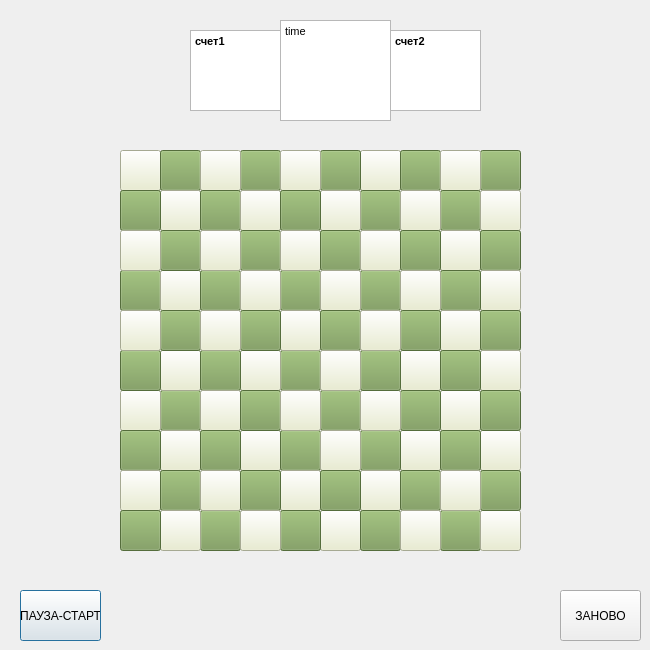
<?xml version="1.0" encoding="UTF-8"?>
<ui version="4.0">
 <class>Dialog</class>
 <widget class="QDialog" name="Dialog">
  <property name="geometry">
   <rect>
    <x>0</x>
    <y>0</y>
    <width>650</width>
    <height>650</height>
   </rect>
  </property>
  <property name="windowTitle">
   <string>Dialog</string>
  </property>
  <widget class="QTextBrowser" name="textBrowser">
   <property name="geometry">
    <rect>
     <x>190</x>
     <y>30</y>
     <width>91</width>
     <height>81</height>
    </rect>
   </property>
   <property name="html">
    <string>&lt;!DOCTYPE HTML PUBLIC &quot;-//W3C//DTD HTML 4.0//EN&quot; &quot;http://www.w3.org/TR/REC-html40/strict.dtd&quot;&gt;
&lt;html&gt;&lt;head&gt;&lt;meta name=&quot;qrichtext&quot; content=&quot;1&quot; /&gt;&lt;style type=&quot;text/css&quot;&gt;
p, li { white-space: pre-wrap; }
&lt;/style&gt;&lt;/head&gt;&lt;body style=&quot; font-family:'MS Shell Dlg 2'; font-size:7.875pt; font-weight:400; font-style:normal;&quot;&gt;
&lt;p style=&quot; margin-top:0px; margin-bottom:0px; margin-left:0px; margin-right:0px; -qt-block-indent:0; text-indent:0px;&quot;&gt;&lt;span style=&quot; font-weight:600;&quot;&gt;счет1&lt;/span&gt;&lt;/p&gt;&lt;/body&gt;&lt;/html&gt;</string>
   </property>
  </widget>
  <widget class="QTextBrowser" name="textBrowser_3">
   <property name="geometry">
    <rect>
     <x>280</x>
     <y>20</y>
     <width>111</width>
     <height>101</height>
    </rect>
   </property>
   <property name="html">
    <string>&lt;!DOCTYPE HTML PUBLIC &quot;-//W3C//DTD HTML 4.0//EN&quot; &quot;http://www.w3.org/TR/REC-html40/strict.dtd&quot;&gt;
&lt;html&gt;&lt;head&gt;&lt;meta name=&quot;qrichtext&quot; content=&quot;1&quot; /&gt;&lt;style type=&quot;text/css&quot;&gt;
p, li { white-space: pre-wrap; }
&lt;/style&gt;&lt;/head&gt;&lt;body style=&quot; font-family:'MS Shell Dlg 2'; font-size:7.875pt; font-weight:400; font-style:normal;&quot;&gt;
&lt;p style=&quot; margin-top:0px; margin-bottom:0px; margin-left:0px; margin-right:0px; -qt-block-indent:0; text-indent:0px;&quot;&gt;time&lt;/p&gt;&lt;/body&gt;&lt;/html&gt;</string>
   </property>
  </widget>
  <widget class="QTextBrowser" name="textBrowser_2">
   <property name="geometry">
    <rect>
     <x>390</x>
     <y>30</y>
     <width>91</width>
     <height>81</height>
    </rect>
   </property>
   <property name="html">
    <string>&lt;!DOCTYPE HTML PUBLIC &quot;-//W3C//DTD HTML 4.0//EN&quot; &quot;http://www.w3.org/TR/REC-html40/strict.dtd&quot;&gt;
&lt;html&gt;&lt;head&gt;&lt;meta name=&quot;qrichtext&quot; content=&quot;1&quot; /&gt;&lt;style type=&quot;text/css&quot;&gt;
p, li { white-space: pre-wrap; }
&lt;/style&gt;&lt;/head&gt;&lt;body style=&quot; font-family:'MS Shell Dlg 2'; font-size:7.875pt; font-weight:400; font-style:normal;&quot;&gt;
&lt;p style=&quot; margin-top:0px; margin-bottom:0px; margin-left:0px; margin-right:0px; -qt-block-indent:0; text-indent:0px;&quot;&gt;&lt;span style=&quot; font-weight:600;&quot;&gt;счет2&lt;/span&gt;&lt;/p&gt;
&lt;p style=&quot;-qt-paragraph-type:empty; margin-top:0px; margin-bottom:0px; margin-left:0px; margin-right:0px; -qt-block-indent:0; text-indent:0px; font-weight:600;&quot;&gt;&lt;br /&gt;&lt;/p&gt;&lt;/body&gt;&lt;/html&gt;</string>
   </property>
  </widget>
  <widget class="QPushButton" name="pushButton_3">
   <property name="geometry">
    <rect>
     <x>20</x>
     <y>590</y>
     <width>81</width>
     <height>51</height>
    </rect>
   </property>
   <property name="text">
    <string>ПАУЗА-СТАРТ</string>
   </property>
  </widget>
  <widget class="QPushButton" name="pushButton_4">
   <property name="geometry">
    <rect>
     <x>560</x>
     <y>590</y>
     <width>81</width>
     <height>51</height>
    </rect>
   </property>
   <property name="text">
    <string>ЗАНОВО</string>
   </property>
  </widget>
  <widget class="QPushButton" name="a1">
   <property name="geometry">
    <rect>
     <x>120</x>
     <y>150</y>
     <width>41</width>
     <height>41</height>
    </rect>
   </property>
   <property name="styleSheet">
    <string notr="true">background-color: rgb(233, 237, 204);</string>
   </property>
   <property name="text">
    <string/>
   </property>
  </widget>
  <widget class="QPushButton" name="a2">
   <property name="geometry">
    <rect>
     <x>160</x>
     <y>150</y>
     <width>41</width>
     <height>41</height>
    </rect>
   </property>
   <property name="styleSheet">
    <string notr="true">background-color: rgb(119, 153, 84);
</string>
   </property>
   <property name="text">
    <string/>
   </property>
  </widget>
  <widget class="QPushButton" name="a4">
   <property name="geometry">
    <rect>
     <x>240</x>
     <y>150</y>
     <width>41</width>
     <height>41</height>
    </rect>
   </property>
   <property name="styleSheet">
    <string notr="true">background-color: rgb(119, 153, 84);
</string>
   </property>
   <property name="text">
    <string/>
   </property>
  </widget>
  <widget class="QPushButton" name="a3">
   <property name="geometry">
    <rect>
     <x>200</x>
     <y>150</y>
     <width>41</width>
     <height>41</height>
    </rect>
   </property>
   <property name="styleSheet">
    <string notr="true">background-color: rgb(233, 237, 204);</string>
   </property>
   <property name="text">
    <string/>
   </property>
  </widget>
  <widget class="QPushButton" name="a7">
   <property name="geometry">
    <rect>
     <x>360</x>
     <y>150</y>
     <width>41</width>
     <height>41</height>
    </rect>
   </property>
   <property name="styleSheet">
    <string notr="true">background-color: rgb(233, 237, 204);</string>
   </property>
   <property name="text">
    <string/>
   </property>
  </widget>
  <widget class="QPushButton" name="a8">
   <property name="geometry">
    <rect>
     <x>400</x>
     <y>150</y>
     <width>41</width>
     <height>41</height>
    </rect>
   </property>
   <property name="styleSheet">
    <string notr="true">background-color: rgb(119, 153, 84);
</string>
   </property>
   <property name="text">
    <string/>
   </property>
  </widget>
  <widget class="QPushButton" name="a6">
   <property name="geometry">
    <rect>
     <x>320</x>
     <y>150</y>
     <width>41</width>
     <height>41</height>
    </rect>
   </property>
   <property name="styleSheet">
    <string notr="true">background-color: rgb(119, 153, 84);
</string>
   </property>
   <property name="text">
    <string/>
   </property>
  </widget>
  <widget class="QPushButton" name="a5">
   <property name="geometry">
    <rect>
     <x>280</x>
     <y>150</y>
     <width>41</width>
     <height>41</height>
    </rect>
   </property>
   <property name="styleSheet">
    <string notr="true">background-color: rgb(233, 237, 204);</string>
   </property>
   <property name="text">
    <string/>
   </property>
  </widget>
  <widget class="QPushButton" name="a10">
   <property name="geometry">
    <rect>
     <x>480</x>
     <y>150</y>
     <width>41</width>
     <height>41</height>
    </rect>
   </property>
   <property name="styleSheet">
    <string notr="true">background-color: rgb(119, 153, 84);
</string>
   </property>
   <property name="text">
    <string/>
   </property>
  </widget>
  <widget class="QPushButton" name="a9">
   <property name="geometry">
    <rect>
     <x>440</x>
     <y>150</y>
     <width>41</width>
     <height>41</height>
    </rect>
   </property>
   <property name="styleSheet">
    <string notr="true">background-color: rgb(233, 237, 204);</string>
   </property>
   <property name="text">
    <string/>
   </property>
  </widget>
  <widget class="QPushButton" name="a12">
   <property name="geometry">
    <rect>
     <x>160</x>
     <y>190</y>
     <width>41</width>
     <height>41</height>
    </rect>
   </property>
   <property name="styleSheet">
    <string notr="true">background-color: rgb(233, 237, 204);</string>
   </property>
   <property name="text">
    <string/>
   </property>
  </widget>
  <widget class="QPushButton" name="a13">
   <property name="geometry">
    <rect>
     <x>200</x>
     <y>190</y>
     <width>41</width>
     <height>41</height>
    </rect>
   </property>
   <property name="styleSheet">
    <string notr="true">background-color: rgb(119, 153, 84);
</string>
   </property>
   <property name="text">
    <string/>
   </property>
  </widget>
  <widget class="QPushButton" name="a17">
   <property name="geometry">
    <rect>
     <x>360</x>
     <y>190</y>
     <width>41</width>
     <height>41</height>
    </rect>
   </property>
   <property name="styleSheet">
    <string notr="true">background-color: rgb(119, 153, 84);
</string>
   </property>
   <property name="text">
    <string/>
   </property>
  </widget>
  <widget class="QPushButton" name="a19">
   <property name="geometry">
    <rect>
     <x>440</x>
     <y>190</y>
     <width>41</width>
     <height>41</height>
    </rect>
   </property>
   <property name="styleSheet">
    <string notr="true">background-color: rgb(119, 153, 84);
</string>
   </property>
   <property name="text">
    <string/>
   </property>
  </widget>
  <widget class="QPushButton" name="a11">
   <property name="geometry">
    <rect>
     <x>120</x>
     <y>190</y>
     <width>41</width>
     <height>41</height>
    </rect>
   </property>
   <property name="styleSheet">
    <string notr="true">background-color: rgb(119, 153, 84);
</string>
   </property>
   <property name="text">
    <string/>
   </property>
  </widget>
  <widget class="QPushButton" name="a20">
   <property name="geometry">
    <rect>
     <x>480</x>
     <y>190</y>
     <width>41</width>
     <height>41</height>
    </rect>
   </property>
   <property name="styleSheet">
    <string notr="true">background-color: rgb(233, 237, 204);</string>
   </property>
   <property name="text">
    <string/>
   </property>
  </widget>
  <widget class="QPushButton" name="a18">
   <property name="geometry">
    <rect>
     <x>400</x>
     <y>190</y>
     <width>41</width>
     <height>41</height>
    </rect>
   </property>
   <property name="styleSheet">
    <string notr="true">background-color: rgb(233, 237, 204);</string>
   </property>
   <property name="text">
    <string/>
   </property>
  </widget>
  <widget class="QPushButton" name="a14">
   <property name="geometry">
    <rect>
     <x>240</x>
     <y>190</y>
     <width>41</width>
     <height>41</height>
    </rect>
   </property>
   <property name="styleSheet">
    <string notr="true">background-color: rgb(233, 237, 204);</string>
   </property>
   <property name="text">
    <string/>
   </property>
  </widget>
  <widget class="QPushButton" name="a16">
   <property name="geometry">
    <rect>
     <x>320</x>
     <y>190</y>
     <width>41</width>
     <height>41</height>
    </rect>
   </property>
   <property name="styleSheet">
    <string notr="true">background-color: rgb(233, 237, 204);</string>
   </property>
   <property name="text">
    <string/>
   </property>
  </widget>
  <widget class="QPushButton" name="a15">
   <property name="geometry">
    <rect>
     <x>280</x>
     <y>190</y>
     <width>41</width>
     <height>41</height>
    </rect>
   </property>
   <property name="styleSheet">
    <string notr="true">background-color: rgb(119, 153, 84);
</string>
   </property>
   <property name="text">
    <string/>
   </property>
  </widget>
  <widget class="QPushButton" name="a31">
   <property name="geometry">
    <rect>
     <x>120</x>
     <y>270</y>
     <width>41</width>
     <height>41</height>
    </rect>
   </property>
   <property name="styleSheet">
    <string notr="true">background-color: rgb(119, 153, 84);
</string>
   </property>
   <property name="text">
    <string/>
   </property>
  </widget>
  <widget class="QPushButton" name="a24">
   <property name="geometry">
    <rect>
     <x>240</x>
     <y>230</y>
     <width>41</width>
     <height>41</height>
    </rect>
   </property>
   <property name="styleSheet">
    <string notr="true">background-color: rgb(119, 153, 84);
</string>
   </property>
   <property name="text">
    <string/>
   </property>
  </widget>
  <widget class="QPushButton" name="a32">
   <property name="geometry">
    <rect>
     <x>160</x>
     <y>270</y>
     <width>41</width>
     <height>41</height>
    </rect>
   </property>
   <property name="styleSheet">
    <string notr="true">background-color: rgb(233, 237, 204);</string>
   </property>
   <property name="text">
    <string/>
   </property>
  </widget>
  <widget class="QPushButton" name="a35">
   <property name="geometry">
    <rect>
     <x>280</x>
     <y>270</y>
     <width>41</width>
     <height>41</height>
    </rect>
   </property>
   <property name="styleSheet">
    <string notr="true">background-color: rgb(119, 153, 84);
</string>
   </property>
   <property name="text">
    <string/>
   </property>
  </widget>
  <widget class="QPushButton" name="a22">
   <property name="geometry">
    <rect>
     <x>160</x>
     <y>230</y>
     <width>41</width>
     <height>41</height>
    </rect>
   </property>
   <property name="styleSheet">
    <string notr="true">background-color: rgb(119, 153, 84);
</string>
   </property>
   <property name="text">
    <string/>
   </property>
  </widget>
  <widget class="QPushButton" name="a29">
   <property name="geometry">
    <rect>
     <x>440</x>
     <y>230</y>
     <width>41</width>
     <height>41</height>
    </rect>
   </property>
   <property name="styleSheet">
    <string notr="true">background-color: rgb(233, 237, 204);</string>
   </property>
   <property name="text">
    <string/>
   </property>
  </widget>
  <widget class="QPushButton" name="a25">
   <property name="geometry">
    <rect>
     <x>280</x>
     <y>230</y>
     <width>41</width>
     <height>41</height>
    </rect>
   </property>
   <property name="styleSheet">
    <string notr="true">background-color: rgb(233, 237, 204);</string>
   </property>
   <property name="text">
    <string/>
   </property>
  </widget>
  <widget class="QPushButton" name="a30">
   <property name="geometry">
    <rect>
     <x>480</x>
     <y>230</y>
     <width>41</width>
     <height>41</height>
    </rect>
   </property>
   <property name="styleSheet">
    <string notr="true">background-color: rgb(119, 153, 84);
</string>
   </property>
   <property name="text">
    <string/>
   </property>
  </widget>
  <widget class="QPushButton" name="a33">
   <property name="geometry">
    <rect>
     <x>200</x>
     <y>270</y>
     <width>41</width>
     <height>41</height>
    </rect>
   </property>
   <property name="styleSheet">
    <string notr="true">background-color: rgb(119, 153, 84);
</string>
   </property>
   <property name="text">
    <string/>
   </property>
  </widget>
  <widget class="QPushButton" name="a26">
   <property name="geometry">
    <rect>
     <x>320</x>
     <y>230</y>
     <width>41</width>
     <height>41</height>
    </rect>
   </property>
   <property name="styleSheet">
    <string notr="true">background-color: rgb(119, 153, 84);
</string>
   </property>
   <property name="text">
    <string/>
   </property>
  </widget>
  <widget class="QPushButton" name="a37">
   <property name="geometry">
    <rect>
     <x>360</x>
     <y>270</y>
     <width>41</width>
     <height>41</height>
    </rect>
   </property>
   <property name="styleSheet">
    <string notr="true">background-color: rgb(119, 153, 84);
</string>
   </property>
   <property name="text">
    <string/>
   </property>
  </widget>
  <widget class="QPushButton" name="a27">
   <property name="geometry">
    <rect>
     <x>360</x>
     <y>230</y>
     <width>41</width>
     <height>41</height>
    </rect>
   </property>
   <property name="styleSheet">
    <string notr="true">background-color: rgb(233, 237, 204);</string>
   </property>
   <property name="text">
    <string/>
   </property>
  </widget>
  <widget class="QPushButton" name="a34">
   <property name="geometry">
    <rect>
     <x>240</x>
     <y>270</y>
     <width>41</width>
     <height>41</height>
    </rect>
   </property>
   <property name="styleSheet">
    <string notr="true">background-color: rgb(233, 237, 204);</string>
   </property>
   <property name="text">
    <string/>
   </property>
  </widget>
  <widget class="QPushButton" name="a36">
   <property name="geometry">
    <rect>
     <x>320</x>
     <y>270</y>
     <width>41</width>
     <height>41</height>
    </rect>
   </property>
   <property name="styleSheet">
    <string notr="true">background-color: rgb(233, 237, 204);</string>
   </property>
   <property name="text">
    <string/>
   </property>
  </widget>
  <widget class="QPushButton" name="a40">
   <property name="geometry">
    <rect>
     <x>480</x>
     <y>270</y>
     <width>41</width>
     <height>41</height>
    </rect>
   </property>
   <property name="styleSheet">
    <string notr="true">background-color: rgb(233, 237, 204);</string>
   </property>
   <property name="text">
    <string/>
   </property>
  </widget>
  <widget class="QPushButton" name="a28">
   <property name="geometry">
    <rect>
     <x>400</x>
     <y>230</y>
     <width>41</width>
     <height>41</height>
    </rect>
   </property>
   <property name="styleSheet">
    <string notr="true">background-color: rgb(119, 153, 84);
</string>
   </property>
   <property name="text">
    <string/>
   </property>
  </widget>
  <widget class="QPushButton" name="a21">
   <property name="geometry">
    <rect>
     <x>120</x>
     <y>230</y>
     <width>41</width>
     <height>41</height>
    </rect>
   </property>
   <property name="styleSheet">
    <string notr="true">background-color: rgb(233, 237, 204);</string>
   </property>
   <property name="text">
    <string/>
   </property>
  </widget>
  <widget class="QPushButton" name="a39">
   <property name="geometry">
    <rect>
     <x>440</x>
     <y>270</y>
     <width>41</width>
     <height>41</height>
    </rect>
   </property>
   <property name="styleSheet">
    <string notr="true">background-color: rgb(119, 153, 84);
</string>
   </property>
   <property name="text">
    <string/>
   </property>
  </widget>
  <widget class="QPushButton" name="a23">
   <property name="geometry">
    <rect>
     <x>200</x>
     <y>230</y>
     <width>41</width>
     <height>41</height>
    </rect>
   </property>
   <property name="styleSheet">
    <string notr="true">background-color: rgb(233, 237, 204);</string>
   </property>
   <property name="text">
    <string/>
   </property>
  </widget>
  <widget class="QPushButton" name="a38">
   <property name="geometry">
    <rect>
     <x>400</x>
     <y>270</y>
     <width>41</width>
     <height>41</height>
    </rect>
   </property>
   <property name="styleSheet">
    <string notr="true">background-color: rgb(233, 237, 204);</string>
   </property>
   <property name="text">
    <string/>
   </property>
  </widget>
  <widget class="QPushButton" name="a55">
   <property name="geometry">
    <rect>
     <x>280</x>
     <y>350</y>
     <width>41</width>
     <height>41</height>
    </rect>
   </property>
   <property name="styleSheet">
    <string notr="true">background-color: rgb(119, 153, 84);
</string>
   </property>
   <property name="text">
    <string/>
   </property>
  </widget>
  <widget class="QPushButton" name="a69">
   <property name="geometry">
    <rect>
     <x>440</x>
     <y>390</y>
     <width>41</width>
     <height>41</height>
    </rect>
   </property>
   <property name="styleSheet">
    <string notr="true">background-color: rgb(233, 237, 204);</string>
   </property>
   <property name="text">
    <string/>
   </property>
  </widget>
  <widget class="QPushButton" name="a74">
   <property name="geometry">
    <rect>
     <x>240</x>
     <y>430</y>
     <width>41</width>
     <height>41</height>
    </rect>
   </property>
   <property name="styleSheet">
    <string notr="true">background-color: rgb(233, 237, 204);</string>
   </property>
   <property name="text">
    <string/>
   </property>
  </widget>
  <widget class="QPushButton" name="a58">
   <property name="geometry">
    <rect>
     <x>400</x>
     <y>350</y>
     <width>41</width>
     <height>41</height>
    </rect>
   </property>
   <property name="styleSheet">
    <string notr="true">background-color: rgb(233, 237, 204);</string>
   </property>
   <property name="text">
    <string/>
   </property>
  </widget>
  <widget class="QPushButton" name="a78">
   <property name="geometry">
    <rect>
     <x>400</x>
     <y>430</y>
     <width>41</width>
     <height>41</height>
    </rect>
   </property>
   <property name="styleSheet">
    <string notr="true">background-color: rgb(233, 237, 204);</string>
   </property>
   <property name="text">
    <string/>
   </property>
  </widget>
  <widget class="QPushButton" name="a66">
   <property name="geometry">
    <rect>
     <x>320</x>
     <y>390</y>
     <width>41</width>
     <height>41</height>
    </rect>
   </property>
   <property name="styleSheet">
    <string notr="true">background-color: rgb(119, 153, 84);
</string>
   </property>
   <property name="text">
    <string/>
   </property>
  </widget>
  <widget class="QPushButton" name="a62">
   <property name="geometry">
    <rect>
     <x>160</x>
     <y>390</y>
     <width>41</width>
     <height>41</height>
    </rect>
   </property>
   <property name="styleSheet">
    <string notr="true">background-color: rgb(119, 153, 84);
</string>
   </property>
   <property name="text">
    <string/>
   </property>
  </widget>
  <widget class="QPushButton" name="a52">
   <property name="geometry">
    <rect>
     <x>160</x>
     <y>350</y>
     <width>41</width>
     <height>41</height>
    </rect>
   </property>
   <property name="styleSheet">
    <string notr="true">background-color: rgb(233, 237, 204);</string>
   </property>
   <property name="text">
    <string/>
   </property>
  </widget>
  <widget class="QPushButton" name="a42">
   <property name="geometry">
    <rect>
     <x>160</x>
     <y>310</y>
     <width>41</width>
     <height>41</height>
    </rect>
   </property>
   <property name="styleSheet">
    <string notr="true">background-color: rgb(119, 153, 84);
</string>
   </property>
   <property name="text">
    <string/>
   </property>
  </widget>
  <widget class="QPushButton" name="a77">
   <property name="geometry">
    <rect>
     <x>360</x>
     <y>430</y>
     <width>41</width>
     <height>41</height>
    </rect>
   </property>
   <property name="styleSheet">
    <string notr="true">background-color: rgb(119, 153, 84);
</string>
   </property>
   <property name="text">
    <string/>
   </property>
  </widget>
  <widget class="QPushButton" name="a45">
   <property name="geometry">
    <rect>
     <x>280</x>
     <y>310</y>
     <width>41</width>
     <height>41</height>
    </rect>
   </property>
   <property name="styleSheet">
    <string notr="true">background-color: rgb(233, 237, 204);</string>
   </property>
   <property name="text">
    <string/>
   </property>
  </widget>
  <widget class="QPushButton" name="a54">
   <property name="geometry">
    <rect>
     <x>240</x>
     <y>350</y>
     <width>41</width>
     <height>41</height>
    </rect>
   </property>
   <property name="styleSheet">
    <string notr="true">background-color: rgb(233, 237, 204);</string>
   </property>
   <property name="text">
    <string/>
   </property>
  </widget>
  <widget class="QPushButton" name="a49">
   <property name="geometry">
    <rect>
     <x>440</x>
     <y>310</y>
     <width>41</width>
     <height>41</height>
    </rect>
   </property>
   <property name="styleSheet">
    <string notr="true">background-color: rgb(233, 237, 204);</string>
   </property>
   <property name="text">
    <string/>
   </property>
  </widget>
  <widget class="QPushButton" name="a50">
   <property name="geometry">
    <rect>
     <x>480</x>
     <y>310</y>
     <width>41</width>
     <height>41</height>
    </rect>
   </property>
   <property name="styleSheet">
    <string notr="true">background-color: rgb(119, 153, 84);
</string>
   </property>
   <property name="text">
    <string/>
   </property>
  </widget>
  <widget class="QPushButton" name="a53">
   <property name="geometry">
    <rect>
     <x>200</x>
     <y>350</y>
     <width>41</width>
     <height>41</height>
    </rect>
   </property>
   <property name="styleSheet">
    <string notr="true">background-color: rgb(119, 153, 84);
</string>
   </property>
   <property name="text">
    <string/>
   </property>
  </widget>
  <widget class="QPushButton" name="a68">
   <property name="geometry">
    <rect>
     <x>400</x>
     <y>390</y>
     <width>41</width>
     <height>41</height>
    </rect>
   </property>
   <property name="styleSheet">
    <string notr="true">background-color: rgb(119, 153, 84);
</string>
   </property>
   <property name="text">
    <string/>
   </property>
  </widget>
  <widget class="QPushButton" name="a60">
   <property name="geometry">
    <rect>
     <x>480</x>
     <y>350</y>
     <width>41</width>
     <height>41</height>
    </rect>
   </property>
   <property name="styleSheet">
    <string notr="true">background-color: rgb(233, 237, 204);</string>
   </property>
   <property name="text">
    <string/>
   </property>
  </widget>
  <widget class="QPushButton" name="a63">
   <property name="geometry">
    <rect>
     <x>200</x>
     <y>390</y>
     <width>41</width>
     <height>41</height>
    </rect>
   </property>
   <property name="styleSheet">
    <string notr="true">background-color: rgb(233, 237, 204);</string>
   </property>
   <property name="text">
    <string/>
   </property>
  </widget>
  <widget class="QPushButton" name="a61">
   <property name="geometry">
    <rect>
     <x>120</x>
     <y>390</y>
     <width>41</width>
     <height>41</height>
    </rect>
   </property>
   <property name="styleSheet">
    <string notr="true">background-color: rgb(233, 237, 204);</string>
   </property>
   <property name="text">
    <string/>
   </property>
  </widget>
  <widget class="QPushButton" name="a75">
   <property name="geometry">
    <rect>
     <x>280</x>
     <y>430</y>
     <width>41</width>
     <height>41</height>
    </rect>
   </property>
   <property name="styleSheet">
    <string notr="true">background-color: rgb(119, 153, 84);
</string>
   </property>
   <property name="text">
    <string/>
   </property>
  </widget>
  <widget class="QPushButton" name="a51">
   <property name="geometry">
    <rect>
     <x>120</x>
     <y>350</y>
     <width>41</width>
     <height>41</height>
    </rect>
   </property>
   <property name="styleSheet">
    <string notr="true">background-color: rgb(119, 153, 84);
</string>
   </property>
   <property name="text">
    <string/>
   </property>
  </widget>
  <widget class="QPushButton" name="a80">
   <property name="geometry">
    <rect>
     <x>480</x>
     <y>430</y>
     <width>41</width>
     <height>41</height>
    </rect>
   </property>
   <property name="styleSheet">
    <string notr="true">background-color: rgb(233, 237, 204);</string>
   </property>
   <property name="text">
    <string/>
   </property>
  </widget>
  <widget class="QPushButton" name="a72">
   <property name="geometry">
    <rect>
     <x>160</x>
     <y>430</y>
     <width>41</width>
     <height>41</height>
    </rect>
   </property>
   <property name="styleSheet">
    <string notr="true">background-color: rgb(233, 237, 204);</string>
   </property>
   <property name="text">
    <string/>
   </property>
  </widget>
  <widget class="QPushButton" name="a79">
   <property name="geometry">
    <rect>
     <x>440</x>
     <y>430</y>
     <width>41</width>
     <height>41</height>
    </rect>
   </property>
   <property name="styleSheet">
    <string notr="true">background-color: rgb(119, 153, 84);
</string>
   </property>
   <property name="text">
    <string/>
   </property>
  </widget>
  <widget class="QPushButton" name="a46">
   <property name="geometry">
    <rect>
     <x>320</x>
     <y>310</y>
     <width>41</width>
     <height>41</height>
    </rect>
   </property>
   <property name="styleSheet">
    <string notr="true">background-color: rgb(119, 153, 84);
</string>
   </property>
   <property name="text">
    <string/>
   </property>
  </widget>
  <widget class="QPushButton" name="a64">
   <property name="geometry">
    <rect>
     <x>240</x>
     <y>390</y>
     <width>41</width>
     <height>41</height>
    </rect>
   </property>
   <property name="styleSheet">
    <string notr="true">background-color: rgb(119, 153, 84);
</string>
   </property>
   <property name="text">
    <string/>
   </property>
  </widget>
  <widget class="QPushButton" name="a44">
   <property name="geometry">
    <rect>
     <x>240</x>
     <y>310</y>
     <width>41</width>
     <height>41</height>
    </rect>
   </property>
   <property name="styleSheet">
    <string notr="true">background-color: rgb(119, 153, 84);
</string>
   </property>
   <property name="text">
    <string/>
   </property>
  </widget>
  <widget class="QPushButton" name="a71">
   <property name="geometry">
    <rect>
     <x>120</x>
     <y>430</y>
     <width>41</width>
     <height>41</height>
    </rect>
   </property>
   <property name="styleSheet">
    <string notr="true">background-color: rgb(119, 153, 84);
</string>
   </property>
   <property name="text">
    <string/>
   </property>
  </widget>
  <widget class="QPushButton" name="a48">
   <property name="geometry">
    <rect>
     <x>400</x>
     <y>310</y>
     <width>41</width>
     <height>41</height>
    </rect>
   </property>
   <property name="styleSheet">
    <string notr="true">background-color: rgb(119, 153, 84);
</string>
   </property>
   <property name="text">
    <string/>
   </property>
  </widget>
  <widget class="QPushButton" name="a41">
   <property name="geometry">
    <rect>
     <x>120</x>
     <y>310</y>
     <width>41</width>
     <height>41</height>
    </rect>
   </property>
   <property name="styleSheet">
    <string notr="true">background-color: rgb(233, 237, 204);</string>
   </property>
   <property name="text">
    <string/>
   </property>
  </widget>
  <widget class="QPushButton" name="a67">
   <property name="geometry">
    <rect>
     <x>360</x>
     <y>390</y>
     <width>41</width>
     <height>41</height>
    </rect>
   </property>
   <property name="styleSheet">
    <string notr="true">background-color: rgb(233, 237, 204);</string>
   </property>
   <property name="text">
    <string/>
   </property>
  </widget>
  <widget class="QPushButton" name="a57">
   <property name="geometry">
    <rect>
     <x>360</x>
     <y>350</y>
     <width>41</width>
     <height>41</height>
    </rect>
   </property>
   <property name="styleSheet">
    <string notr="true">background-color: rgb(119, 153, 84);
</string>
   </property>
   <property name="text">
    <string/>
   </property>
  </widget>
  <widget class="QPushButton" name="a73">
   <property name="geometry">
    <rect>
     <x>200</x>
     <y>430</y>
     <width>41</width>
     <height>41</height>
    </rect>
   </property>
   <property name="styleSheet">
    <string notr="true">background-color: rgb(119, 153, 84);
</string>
   </property>
   <property name="text">
    <string/>
   </property>
  </widget>
  <widget class="QPushButton" name="a59">
   <property name="geometry">
    <rect>
     <x>440</x>
     <y>350</y>
     <width>41</width>
     <height>41</height>
    </rect>
   </property>
   <property name="styleSheet">
    <string notr="true">background-color: rgb(119, 153, 84);
</string>
   </property>
   <property name="text">
    <string/>
   </property>
  </widget>
  <widget class="QPushButton" name="a76">
   <property name="geometry">
    <rect>
     <x>320</x>
     <y>430</y>
     <width>41</width>
     <height>41</height>
    </rect>
   </property>
   <property name="styleSheet">
    <string notr="true">background-color: rgb(233, 237, 204);</string>
   </property>
   <property name="text">
    <string/>
   </property>
  </widget>
  <widget class="QPushButton" name="a47">
   <property name="geometry">
    <rect>
     <x>360</x>
     <y>310</y>
     <width>41</width>
     <height>41</height>
    </rect>
   </property>
   <property name="styleSheet">
    <string notr="true">background-color: rgb(233, 237, 204);</string>
   </property>
   <property name="text">
    <string/>
   </property>
  </widget>
  <widget class="QPushButton" name="a65">
   <property name="geometry">
    <rect>
     <x>280</x>
     <y>390</y>
     <width>41</width>
     <height>41</height>
    </rect>
   </property>
   <property name="styleSheet">
    <string notr="true">background-color: rgb(233, 237, 204);</string>
   </property>
   <property name="text">
    <string/>
   </property>
  </widget>
  <widget class="QPushButton" name="a43">
   <property name="geometry">
    <rect>
     <x>200</x>
     <y>310</y>
     <width>41</width>
     <height>41</height>
    </rect>
   </property>
   <property name="styleSheet">
    <string notr="true">background-color: rgb(233, 237, 204);</string>
   </property>
   <property name="text">
    <string/>
   </property>
  </widget>
  <widget class="QPushButton" name="a56">
   <property name="geometry">
    <rect>
     <x>320</x>
     <y>350</y>
     <width>41</width>
     <height>41</height>
    </rect>
   </property>
   <property name="styleSheet">
    <string notr="true">background-color: rgb(233, 237, 204);</string>
   </property>
   <property name="text">
    <string/>
   </property>
  </widget>
  <widget class="QPushButton" name="a70">
   <property name="geometry">
    <rect>
     <x>480</x>
     <y>390</y>
     <width>41</width>
     <height>41</height>
    </rect>
   </property>
   <property name="styleSheet">
    <string notr="true">background-color: rgb(119, 153, 84);
</string>
   </property>
   <property name="text">
    <string/>
   </property>
  </widget>
  <widget class="QPushButton" name="a81">
   <property name="geometry">
    <rect>
     <x>120</x>
     <y>470</y>
     <width>41</width>
     <height>41</height>
    </rect>
   </property>
   <property name="styleSheet">
    <string notr="true">background-color: rgb(233, 237, 204);</string>
   </property>
   <property name="text">
    <string/>
   </property>
  </widget>
  <widget class="QPushButton" name="a93">
   <property name="geometry">
    <rect>
     <x>200</x>
     <y>510</y>
     <width>41</width>
     <height>41</height>
    </rect>
   </property>
   <property name="styleSheet">
    <string notr="true">background-color: rgb(119, 153, 84);
</string>
   </property>
   <property name="text">
    <string/>
   </property>
  </widget>
  <widget class="QPushButton" name="a96">
   <property name="geometry">
    <rect>
     <x>320</x>
     <y>510</y>
     <width>41</width>
     <height>41</height>
    </rect>
   </property>
   <property name="styleSheet">
    <string notr="true">background-color: rgb(233, 237, 204);</string>
   </property>
   <property name="text">
    <string/>
   </property>
  </widget>
  <widget class="QPushButton" name="a82">
   <property name="geometry">
    <rect>
     <x>160</x>
     <y>470</y>
     <width>41</width>
     <height>41</height>
    </rect>
   </property>
   <property name="styleSheet">
    <string notr="true">background-color: rgb(119, 153, 84);
</string>
   </property>
   <property name="text">
    <string/>
   </property>
  </widget>
  <widget class="QPushButton" name="a99">
   <property name="geometry">
    <rect>
     <x>440</x>
     <y>510</y>
     <width>41</width>
     <height>41</height>
    </rect>
   </property>
   <property name="styleSheet">
    <string notr="true">background-color: rgb(119, 153, 84);
</string>
   </property>
   <property name="text">
    <string/>
   </property>
  </widget>
  <widget class="QPushButton" name="a85">
   <property name="geometry">
    <rect>
     <x>280</x>
     <y>470</y>
     <width>41</width>
     <height>41</height>
    </rect>
   </property>
   <property name="styleSheet">
    <string notr="true">background-color: rgb(233, 237, 204);</string>
   </property>
   <property name="text">
    <string/>
   </property>
  </widget>
  <widget class="QPushButton" name="a92">
   <property name="geometry">
    <rect>
     <x>160</x>
     <y>510</y>
     <width>41</width>
     <height>41</height>
    </rect>
   </property>
   <property name="styleSheet">
    <string notr="true">background-color: rgb(233, 237, 204);</string>
   </property>
   <property name="text">
    <string/>
   </property>
  </widget>
  <widget class="QPushButton" name="a100">
   <property name="geometry">
    <rect>
     <x>480</x>
     <y>510</y>
     <width>41</width>
     <height>41</height>
    </rect>
   </property>
   <property name="styleSheet">
    <string notr="true">background-color: rgb(233, 237, 204);</string>
   </property>
   <property name="text">
    <string/>
   </property>
  </widget>
  <widget class="QPushButton" name="a87">
   <property name="geometry">
    <rect>
     <x>360</x>
     <y>470</y>
     <width>41</width>
     <height>41</height>
    </rect>
   </property>
   <property name="styleSheet">
    <string notr="true">background-color: rgb(233, 237, 204);</string>
   </property>
   <property name="text">
    <string/>
   </property>
  </widget>
  <widget class="QPushButton" name="a88">
   <property name="geometry">
    <rect>
     <x>400</x>
     <y>470</y>
     <width>41</width>
     <height>41</height>
    </rect>
   </property>
   <property name="styleSheet">
    <string notr="true">background-color: rgb(119, 153, 84);
</string>
   </property>
   <property name="text">
    <string/>
   </property>
  </widget>
  <widget class="QPushButton" name="a90">
   <property name="geometry">
    <rect>
     <x>480</x>
     <y>470</y>
     <width>41</width>
     <height>41</height>
    </rect>
   </property>
   <property name="styleSheet">
    <string notr="true">background-color: rgb(119, 153, 84);
</string>
   </property>
   <property name="text">
    <string/>
   </property>
  </widget>
  <widget class="QPushButton" name="a97">
   <property name="geometry">
    <rect>
     <x>360</x>
     <y>510</y>
     <width>41</width>
     <height>41</height>
    </rect>
   </property>
   <property name="styleSheet">
    <string notr="true">background-color: rgb(119, 153, 84);
</string>
   </property>
   <property name="text">
    <string/>
   </property>
  </widget>
  <widget class="QPushButton" name="a95">
   <property name="geometry">
    <rect>
     <x>280</x>
     <y>510</y>
     <width>41</width>
     <height>41</height>
    </rect>
   </property>
   <property name="styleSheet">
    <string notr="true">background-color: rgb(119, 153, 84);
</string>
   </property>
   <property name="text">
    <string/>
   </property>
  </widget>
  <widget class="QPushButton" name="a89">
   <property name="geometry">
    <rect>
     <x>440</x>
     <y>470</y>
     <width>41</width>
     <height>41</height>
    </rect>
   </property>
   <property name="styleSheet">
    <string notr="true">background-color: rgb(233, 237, 204);</string>
   </property>
   <property name="text">
    <string/>
   </property>
  </widget>
  <widget class="QPushButton" name="a86">
   <property name="geometry">
    <rect>
     <x>320</x>
     <y>470</y>
     <width>41</width>
     <height>41</height>
    </rect>
   </property>
   <property name="styleSheet">
    <string notr="true">background-color: rgb(119, 153, 84);
</string>
   </property>
   <property name="text">
    <string/>
   </property>
  </widget>
  <widget class="QPushButton" name="a83">
   <property name="geometry">
    <rect>
     <x>200</x>
     <y>470</y>
     <width>41</width>
     <height>41</height>
    </rect>
   </property>
   <property name="styleSheet">
    <string notr="true">background-color: rgb(233, 237, 204);</string>
   </property>
   <property name="text">
    <string/>
   </property>
  </widget>
  <widget class="QPushButton" name="a91">
   <property name="geometry">
    <rect>
     <x>120</x>
     <y>510</y>
     <width>41</width>
     <height>41</height>
    </rect>
   </property>
   <property name="styleSheet">
    <string notr="true">background-color: rgb(119, 153, 84);
</string>
   </property>
   <property name="text">
    <string/>
   </property>
  </widget>
  <widget class="QPushButton" name="a84">
   <property name="geometry">
    <rect>
     <x>240</x>
     <y>470</y>
     <width>41</width>
     <height>41</height>
    </rect>
   </property>
   <property name="styleSheet">
    <string notr="true">background-color: rgb(119, 153, 84);
</string>
   </property>
   <property name="text">
    <string/>
   </property>
  </widget>
  <widget class="QPushButton" name="a94">
   <property name="geometry">
    <rect>
     <x>240</x>
     <y>510</y>
     <width>41</width>
     <height>41</height>
    </rect>
   </property>
   <property name="styleSheet">
    <string notr="true">background-color: rgb(233, 237, 204);</string>
   </property>
   <property name="text">
    <string/>
   </property>
  </widget>
  <widget class="QPushButton" name="a98">
   <property name="geometry">
    <rect>
     <x>400</x>
     <y>510</y>
     <width>41</width>
     <height>41</height>
    </rect>
   </property>
   <property name="styleSheet">
    <string notr="true">background-color: rgb(233, 237, 204);</string>
   </property>
   <property name="text">
    <string/>
   </property>
  </widget>
 </widget>
 <resources/>
 <connections/>
</ui>
